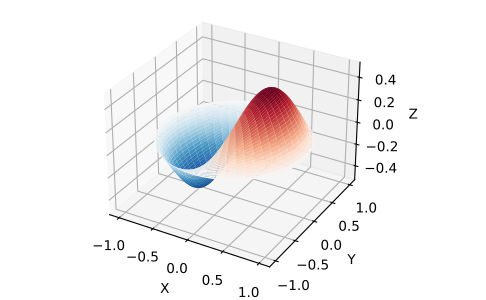

Write Python code to recreate this figure.
from scipy import special
def drumhead_height(n, k, distance, angle, t):
   kth_zero = special.jn_zeros(n, k)[-1]
   return np.cos(t) * np.cos(n*angle) * special.jn(n, distance*kth_zero)
theta = np.r_[0:2*np.pi:50j]
radius = np.r_[0:1:50j]
x = np.array([r * np.cos(theta) for r in radius])
y = np.array([r * np.sin(theta) for r in radius])
z = np.array([drumhead_height(1, 1, r, theta, 0.5) for r in radius])

import matplotlib.pyplot as plt
from mpl_toolkits.mplot3d import Axes3D
from matplotlib import cm
fig = plt.figure()
ax = Axes3D(fig, rect=(0, 0.05, 0.95, 0.95))
ax.plot_surface(x, y, z, rstride=1, cstride=1, cmap='RdBu_r', vmin=-0.5, vmax=0.5)
ax.set_xlabel('X')
ax.set_ylabel('Y')
ax.set_xticks(np.arange(-1, 1.1, 0.5))
ax.set_yticks(np.arange(-1, 1.1, 0.5))
ax.set_zlabel('Z')
plt.show()
